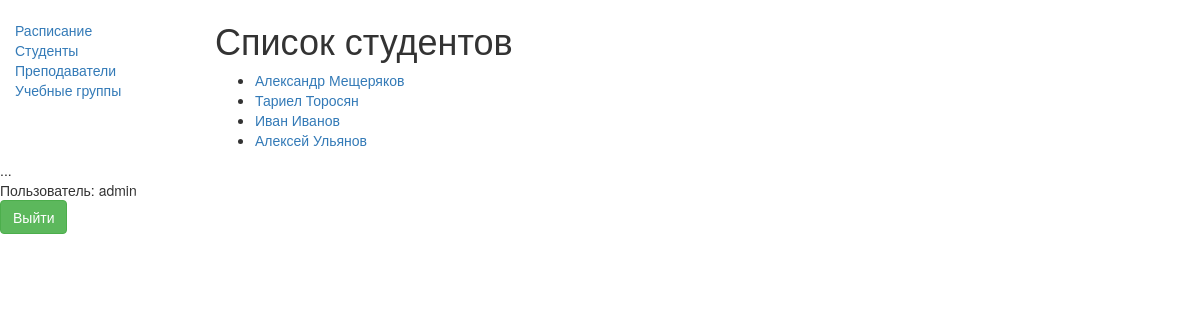
/catalog/students/ (signed in), run on the app's committed database.
### catalog/models.py (models this page shows, shortened)
class Student(models.Model):
    first_name = models.CharField(max_length=100)
    middle_name = models.CharField(max_length=100)
    last_name = models.CharField(max_length=100)
    group = models.ForeignKey('Group', on_delete=models.SET_NULL, null=True)
    def get_absolute_url(self):
        return reverse('student-detail', args=[str(self.id)])

### catalog/views.py (the view)
class StudentListView(LoginRequiredMixin, generic.ListView):
    model = Student
    paginate_by = 10

### catalog/templates/catalog/student_list.html
{% extends "base_generic.html" %}
{% block content %}
    <h1>Список студентов</h1>
    {% if student_list %}
    <ul>
      {% for student in student_list %}
      <li>
        <a href="{{ student.get_absolute_url }}">{{ student.first_name }} {{student.last_name}}</a>
      </li>
      {% endfor %}
    </ul>
    {% else %}
      <p>Ни одного студента в список еще не добавлено.</p>
    {% endif %}
{% endblock %}

### catalog/templates/base_generic.html (shortened to what this page needs)
<!doctype html>
<html lang="en">
  <head>
    <link
      rel="stylesheet"
      href="https://maxcdn.bootstrapcdn.com/bootstrap/3.3.7/css/bootstrap.min.css" />
    {% load static %}
    <link rel="stylesheet" href="{% static 'css/styles.css' %}" />
  </head>
  <body>
    <div class="container-fluid">
      <div class="row">
        <div class="col-sm-2">
          {% block sidebar %}
            <ul class="sidebar-nav">
              <li><a href="{% url 'index' %}">Расписание</a></li>
              <li><a href="{% url 'students' %}">Студенты</a></li>
              <li><a href="{% url 'teachers' %}">Преподаватели</a></li>
              <li><a href="{% url 'groups' %}">Учебные группы</a></li>
            </ul>
          {% endblock %}
        </div>
        <div class="col-sm-10 ">{% block content %}{% endblock %}</div>
        {% block pagination %}
          <ul class="sidebar-nav">
    ...
   {% if user.is_authenticated %}
     <li>Пользователь: {{ user.get_username }}</li>
     <form action="{% url 'logout'%}?next={{request.path}}" method="post">
    <button type="submit" class="btn btn-success">Выйти</button>
</form>
   {% else %}
            <form action="{% url 'login'%}?next={{request.path}}" method="post">
   {% csrf_token %}
    <button type="submit" class="btn btn-success">Авторизоваться</button>
</form>
   {% endif %}
  </ul>
{% endblock %}
      </div>
    </div>
  </body>
</html>

### catalog/static/css/styles.css (style rules this page uses)
.sidebar-nav { margin-top: 20px; padding: 0; list-style: none; }

### data on the page
Student: first_name "Александр", last_name "Мещеряков"
Student: first_name "Тариел", last_name "Торосян"
Student: first_name "Иван", last_name "Иванов"
Student: first_name "Алексей", last_name "Ульянов"

### other printed values
{{ user.get_username }} "admin"
